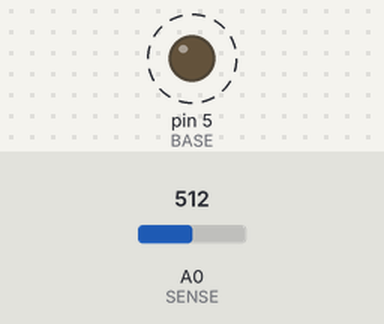
The sketch below on a simulated Arduino Uno, built with avr-gcc and run on an emulated ATmega328P. Parts: output pins drawn as LEDs (lit = HIGH). Dashed ring = blinking. The test bench sets the inputs (shaded band); at power-on: A0 (SENSE) = 512. What the sketch prints to the serial monitor is not drawn.

Above: at 0.5 s.
Timing chart, 0 to 4.6 s (numbered marks = the images above):
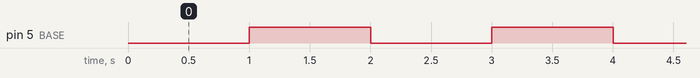

The sketch:

transistor_switch.ino
```cpp
// Level 1: observe Vin = 0 -> LED OFF, Vin = 1 -> LED ON on a real transistor switch.
// Wiring (Arduino Uno, 5 V):
//   D5 -> 10k -> base of 2N2222 / BC547   (emitter to GND)
//   5V -> LED -> 330 ohm -> collector
//   Collector -> A0 (read Vout)
// ESP32 (3.3 V): use a 2:1 divider on the collector before the ADC pin.

const int BASE  = 5;
const int SENSE = A0;

void setup() {
  pinMode(BASE, OUTPUT);
  Serial.begin(115200);
  Serial.println("Vin,Vcollector,LED");
}

void loop() {
  for (int bit = 0; bit <= 1; bit++) {
    digitalWrite(BASE, bit);                       // classical bit -> transistor
    delay(400);
    float vout = analogRead(SENSE) * 5.0 / 1023.0;  // output is inverted (NOT gate)
    Serial.print(bit);  Serial.print(",");
    Serial.print(vout); Serial.print(",");
    Serial.println(bit ? "ON" : "OFF");
    delay(600);
  }
}
```

Measured:
- by itself, pin 5 (BASE): alternates HIGH for 1.0 s and LOW for 1.0 s
